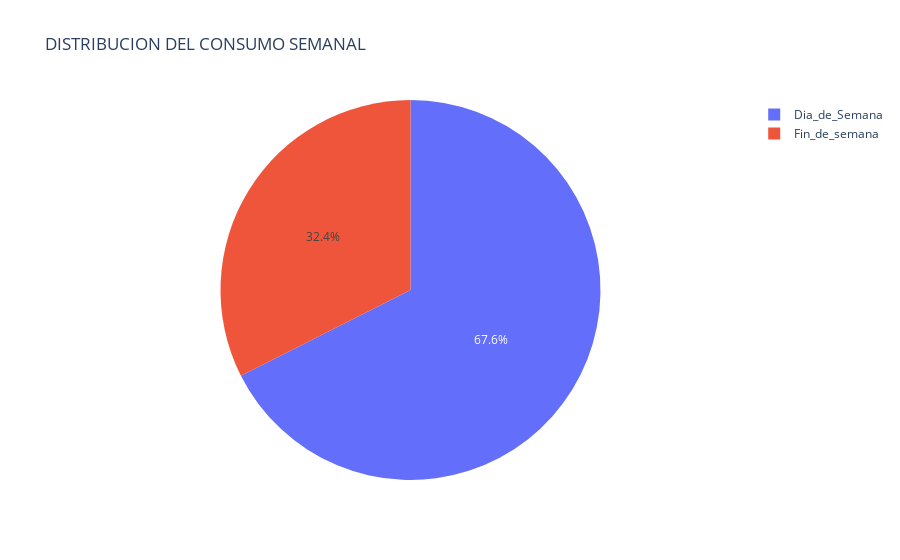

This figure's notebook cell:
### Markdown cell above
## Distribución del consumo semanal.

Representemos en un gráfico de torta la distribución del consumo semanal en la categorías semana y fin de semana.

### Code cell
import plotly.express as px

fig = px.pie(data, values='Consumo_de_cerveza', names='dia_semana', title='DISTRIBUCION DEL CONSUMO SEMANAL')
fig.show()

### Figure 1 — Plotly figure (JSON) as saved in the notebook; plotly's stock layout.template omitted (floating-point values rounded to 4 significant figures; data arrays with more than 128 entries replaced by an {"elided": "..."} marker saying what was removed)
{"data": [{"domain": {"x": [0, 1], "y": [0, 1]}, "hovertemplate": "dia_semana=%{label}<br>Consumo_de_cerveza=%{value}<extra></extra>", "labels": {"elided": "365 str values"}, "legendgroup": "", "name": "", "showlegend": true, "type": "pie", "values": {"elided": "365 float values"}}], "layout": {"autosize": true, "legend": {"tracegroupgap": 0}, "title": {"text": "DISTRIBUCION DEL CONSUMO SEMANAL"}}}
